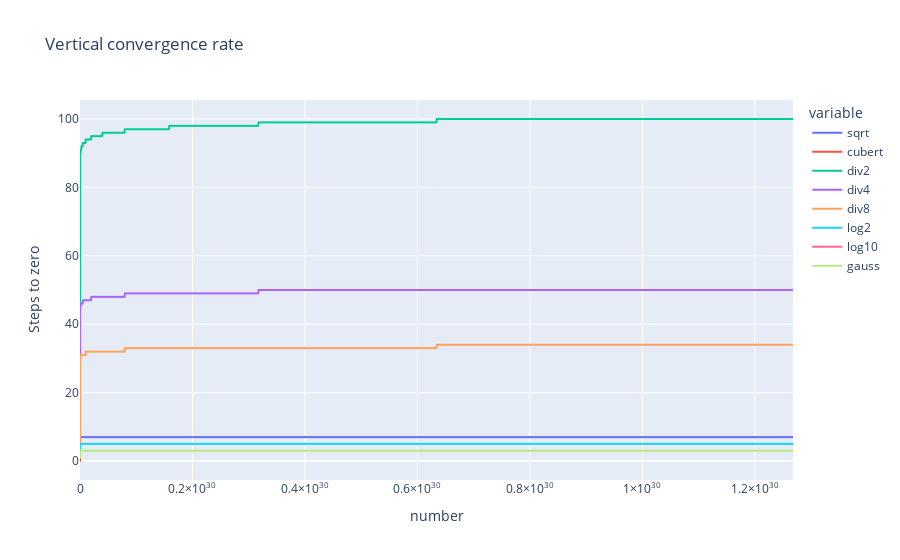

Source (notebook cell):
### Code cell
df_vertical = pd.DataFrame(data=data_vertical, columns=columns)
fig = px.line(df_vertical, x="number", y=columns[1:], labels={"index": "Number", "value": "Steps to zero"}, title="Vertical convergence rate")
fig.show()

### Figure 1 — Plotly figure (JSON) as saved in the notebook; plotly's stock layout.template omitted (floating-point values rounded to 4 significant figures; data arrays with more than 128 entries replaced by an {"elided": "..."} marker saying what was removed)
{"data": [{"hovertemplate": "variable=sqrt<br>number=%{x}<br>Steps to zero=%{y}<extra></extra>", "legendgroup": "sqrt", "line": {"color": "#636efa", "dash": "solid"}, "marker": {"symbol": "circle"}, "mode": "lines", "name": "sqrt", "showlegend": true, "type": "scattergl", "x": {"elided": "4001 float values"}, "xaxis": "x", "y": {"elided": "4001 int values"}, "yaxis": "y"}, {"hovertemplate": "variable=cubert<br>number=%{x}<br>Steps to zero=%{y}<extra></extra>", "legendgroup": "cubert", "line": {"color": "#EF553B", "dash": "solid"}, "marker": {"symbol": "circle"}, "mode": "lines", "name": "cubert", "showlegend": true, "type": "scattergl", "x": {"elided": "4001 float values"}, "xaxis": "x", "y": {"elided": "4001 int values"}, "yaxis": "y"}, {"hovertemplate": "variable=div2<br>number=%{x}<br>Steps to zero=%{y}<extra></extra>", "legendgroup": "div2", "line": {"color": "#00cc96", "dash": "solid"}, "marker": {"symbol": "circle"}, "mode": "lines", "name": "div2", "showlegend": true, "type": "scattergl", "x": {"elided": "4001 float values"}, "xaxis": "x", "y": {"elided": "4001 int values"}, "yaxis": "y"}, {"hovertemplate": "variable=div4<br>number=%{x}<br>Steps to zero=%{y}<extra></extra>", "legendgroup": "div4", "line": {"color": "#ab63fa", "dash": "solid"}, "marker": {"symbol": "circle"}, "mode": "lines", "name": "div4", "showlegend": true, "type": "scattergl", "x": {"elided": "4001 float values"}, "xaxis": "x", "y": {"elided": "4001 int values"}, "yaxis": "y"}, {"hovertemplate": "variable=div8<br>number=%{x}<br>Steps to zero=%{y}<extra></extra>", "legendgroup": "div8", "line": {"color": "#FFA15A", "dash": "solid"}, "marker": {"symbol": "circle"}, "mode": "lines", "name": "div8", "showlegend": true, "type": "scattergl", "x": {"elided": "4001 float values"}, "xaxis": "x", "y": {"elided": "4001 int values"}, "yaxis": "y"}, {"hovertemplate": "variable=log2<br>number=%{x}<br>Steps to zero=%{y}<extra></extra>", "legendgroup": "log2", "line": {"color": "#19d3f3", "dash": "solid"}, "marker": {"symbol": "circle"}, "mode": "lines", "name": "log2", "showlegend": true, "type": "scattergl", "x": {"elided": "4001 float values"}, "xaxis": "x", "y": {"elided": "4001 int values"}, "yaxis": "y"}, {"hovertemplate": "variable=log10<br>number=%{x}<br>Steps to zero=%{y}<extra></extra>", "legendgroup": "log10", "line": {"color": "#FF6692", "dash": "solid"}, "marker": {"symbol": "circle"}, "mode": "lines", "name": "log10", "showlegend": true, "type": "scattergl", "x": {"elided": "4001 float values"}, "xaxis": "x", "y": {"elided": "4001 int values"}, "yaxis": "y"}, {"hovertemplate": "variable=gauss<br>number=%{x}<br>Steps to zero=%{y}<extra></extra>", "legendgroup": "gauss", "line": {"color": "#B6E880", "dash": "solid"}, "marker": {"symbol": "circle"}, "mode": "lines", "name": "gauss", "showlegend": true, "type": "scattergl", "x": {"elided": "4001 float values"}, "xaxis": "x", "y": {"elided": "4001 int values"}, "yaxis": "y"}], "layout": {"legend": {"title": {"text": "variable"}, "tracegroupgap": 0}, "title": {"text": "Vertical convergence rate"}, "xaxis": {"anchor": "y", "domain": [0, 1], "title": {"text": "number"}}, "yaxis": {"anchor": "x", "domain": [0, 1], "title": {"text": "Steps to zero"}}}}
